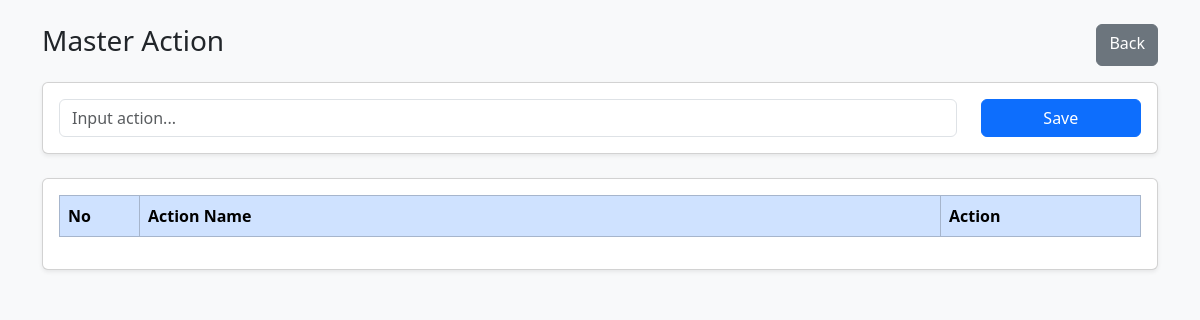
Page /page/leader/action/index.php (signed in) on the earlier database version.
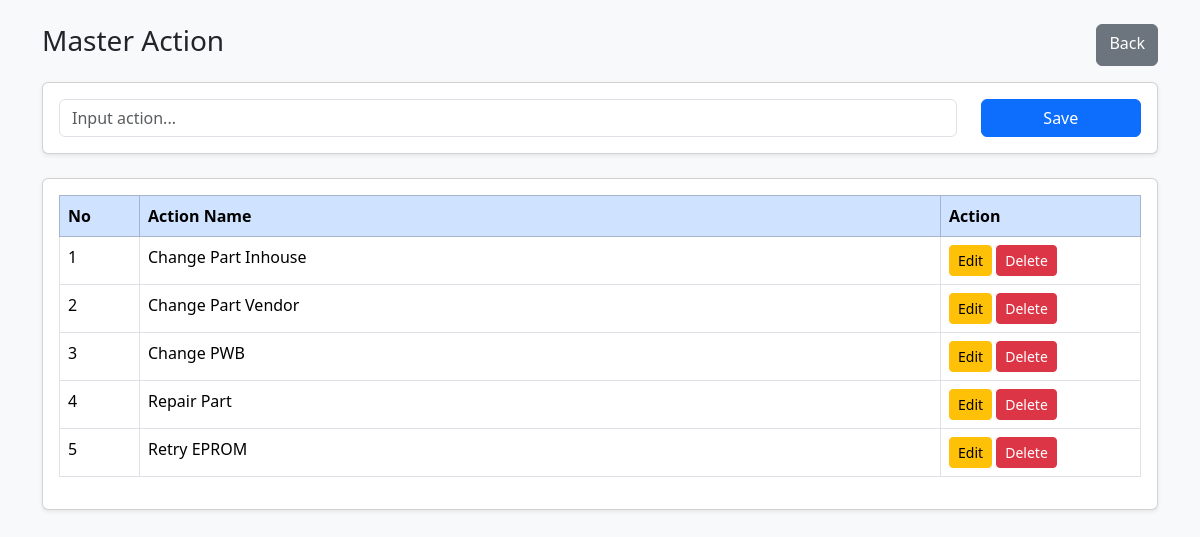
Same page on the later database version.
### tables this page shows
CREATE TABLE `action_master` (
  `action_id` int(11) NOT NULL,
  `action_name` varchar(150) NOT NULL,
  `area` enum('IDU','ODU') NOT NULL,
  `created_at` datetime DEFAULT current_timestamp()
);

### page/leader/action/index.php (the view, shortened to what this page needs)
<?php
require '../../../conn.php';
$table = "action_master";
$field = "action_name";
$area = $_SESSION['area'];
$data = mysqli_query(
    $conn,
    "SELECT * FROM $table WHERE area='$area'
     ORDER BY action_name ASC"
);
?>
<!doctype html>
<html lang="en">
<head>
    <link href="https://cdn.jsdelivr.net/npm/bootstrap@5.3.3/dist/css/bootstrap.min.css" rel="stylesheet">
</head>
<body class="bg-light">
    <div class="container mt-4">
        <div class="d-flex justify-content-between mb-3">
            <h3>Master Action</h3>
            <a href="../index.php" class="btn btn-secondary">
                Back
            </a>
        </div>
        <div class="card shadow-sm mb-4">
            <div class="card-body">
                <form method="POST">
                    <div class="row">
                        <div class="col-md-10">
                            <input type="text"
                                name="name"
                                class="form-control"
                                placeholder="Input action..."
                                required>
                        </div>
                        <div class="col-md-2 d-grid">
                            <button type="submit"
                                name="btn_save"
                                class="btn btn-primary">
                                Save
                            </button>
                        </div>
                    </div>
                </form>
            </div>
        </div>
        <div class="card shadow-sm">
            <div class="card-body table-responsive">
                <table class="table table-bordered">
                    <thead class="table-primary">
                        <tr>
                            <th width="80">No</th>
                            <th>Action Name</th>
                            <th width="200">Action</th>
                        </tr>
                    </thead>
                    <tbody>
                        <?php
                        $no = 1;
                        while ($row = mysqli_fetch_assoc($data)) :
                        ?>
                            <tr>
                                <td><?= $no++; ?></td>
                                <td><?= $row[$field]; ?></td>
                                <td>
                                    <button class="btn btn-warning btn-sm"
                                        data-bs-toggle="modal"
                                        data-bs-target="#edit<?= $row['action_id']; ?>">
                                        Edit
                                    </button>
                                    <a href="?delete=<?= $row['action_id']; ?>"
                                        class="btn btn-danger btn-sm"
                                        onclick="return confirm('Hapus data?')">
                                        Delete
                                    </a>
                                </td>
                            </tr>
                        <?php endwhile; ?>
                    </tbody>
                </table>
            </div>
        </div>
    </div>
</body>
</html>

Differences in the rows shown:
added action_master: action_name "Change Part Inhouse"
added action_master: action_name "Change Part Vendor"
added action_master: action_name "Change PWB"
added action_master: action_name "Repair Part"
added action_master: action_name "Retry EPROM"
